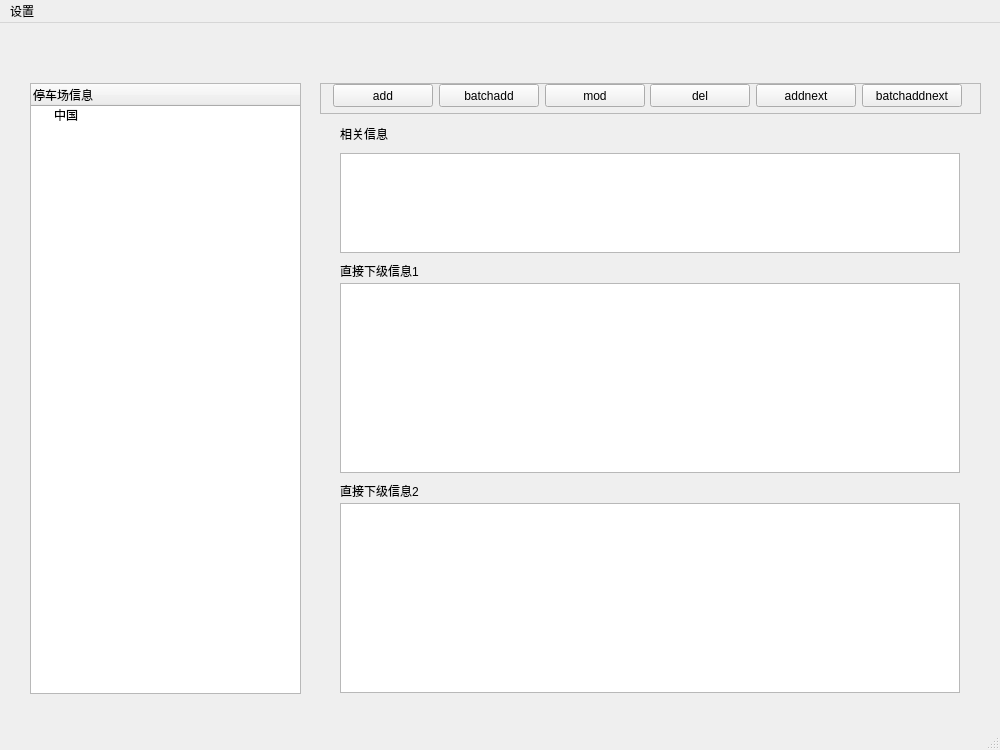
<?xml version="1.0" encoding="UTF-8"?>
<ui version="4.0">
 <class>MainWindow</class>
 <widget class="QMainWindow" name="MainWindow">
  <property name="geometry">
   <rect>
    <x>0</x>
    <y>0</y>
    <width>1000</width>
    <height>750</height>
   </rect>
  </property>
  <property name="minimumSize">
   <size>
    <width>1000</width>
    <height>750</height>
   </size>
  </property>
  <property name="maximumSize">
   <size>
    <width>1000</width>
    <height>750</height>
   </size>
  </property>
  <property name="windowTitle">
   <string>停车场查询系统</string>
  </property>
  <widget class="QWidget" name="centralWidget">
   <widget class="QTreeWidget" name="treeWidget">
    <property name="geometry">
     <rect>
      <x>30</x>
      <y>60</y>
      <width>271</width>
      <height>611</height>
     </rect>
    </property>
    <property name="contextMenuPolicy">
     <enum>Qt::CustomContextMenu</enum>
    </property>
    <column>
     <property name="text">
      <string>停车场信息</string>
     </property>
    </column>
    <item>
     <property name="text">
      <string>中国</string>
     </property>
    </item>
   </widget>
   <widget class="QLabel" name="lblWelcome">
    <property name="geometry">
     <rect>
      <x>10</x>
      <y>10</y>
      <width>371</width>
      <height>16</height>
     </rect>
    </property>
    <property name="text">
     <string/>
    </property>
   </widget>
   <widget class="QLabel" name="lblTime">
    <property name="geometry">
     <rect>
      <x>760</x>
      <y>20</y>
      <width>231</width>
      <height>20</height>
     </rect>
    </property>
    <property name="text">
     <string/>
    </property>
   </widget>
   <widget class="QFrame" name="frame">
    <property name="geometry">
     <rect>
      <x>320</x>
      <y>60</y>
      <width>661</width>
      <height>31</height>
     </rect>
    </property>
    <property name="frameShape">
     <enum>QFrame::StyledPanel</enum>
    </property>
    <property name="frameShadow">
     <enum>QFrame::Raised</enum>
    </property>
    <widget class="QPushButton" name="ptnMod">
     <property name="geometry">
      <rect>
       <x>225</x>
       <y>1</y>
       <width>100</width>
       <height>23</height>
      </rect>
     </property>
     <property name="text">
      <string>mod</string>
     </property>
    </widget>
    <widget class="QPushButton" name="ptnDel">
     <property name="geometry">
      <rect>
       <x>330</x>
       <y>1</y>
       <width>100</width>
       <height>23</height>
      </rect>
     </property>
     <property name="text">
      <string>del</string>
     </property>
    </widget>
    <widget class="QPushButton" name="ptnAdd">
     <property name="geometry">
      <rect>
       <x>13</x>
       <y>1</y>
       <width>100</width>
       <height>23</height>
      </rect>
     </property>
     <property name="text">
      <string>add</string>
     </property>
    </widget>
    <widget class="QPushButton" name="ptnAddNext">
     <property name="geometry">
      <rect>
       <x>436</x>
       <y>1</y>
       <width>100</width>
       <height>23</height>
      </rect>
     </property>
     <property name="text">
      <string>addnext</string>
     </property>
    </widget>
    <widget class="QPushButton" name="ptnBatchAdd">
     <property name="geometry">
      <rect>
       <x>119</x>
       <y>1</y>
       <width>100</width>
       <height>23</height>
      </rect>
     </property>
     <property name="text">
      <string>batchadd</string>
     </property>
    </widget>
    <widget class="QPushButton" name="ptnBatchAddNext">
     <property name="geometry">
      <rect>
       <x>542</x>
       <y>1</y>
       <width>100</width>
       <height>23</height>
      </rect>
     </property>
     <property name="text">
      <string>batchaddnext</string>
     </property>
    </widget>
   </widget>
   <widget class="QTableWidget" name="selfTabWidget">
    <property name="geometry">
     <rect>
      <x>340</x>
      <y>130</y>
      <width>620</width>
      <height>100</height>
     </rect>
    </property>
   </widget>
   <widget class="QTableWidget" name="childrenTabWidget">
    <property name="geometry">
     <rect>
      <x>340</x>
      <y>260</y>
      <width>620</width>
      <height>190</height>
     </rect>
    </property>
   </widget>
   <widget class="QTableWidget" name="childrenTabWidget_2">
    <property name="geometry">
     <rect>
      <x>340</x>
      <y>480</y>
      <width>620</width>
      <height>190</height>
     </rect>
    </property>
   </widget>
   <widget class="QLabel" name="lblChild1">
    <property name="geometry">
     <rect>
      <x>340</x>
      <y>240</y>
      <width>241</width>
      <height>16</height>
     </rect>
    </property>
    <property name="text">
     <string>直接下级信息1</string>
    </property>
   </widget>
   <widget class="QLabel" name="lblSelf">
    <property name="geometry">
     <rect>
      <x>340</x>
      <y>100</y>
      <width>101</width>
      <height>21</height>
     </rect>
    </property>
    <property name="text">
     <string>相关信息</string>
    </property>
   </widget>
   <widget class="QLabel" name="lblChild2">
    <property name="geometry">
     <rect>
      <x>340</x>
      <y>460</y>
      <width>241</width>
      <height>16</height>
     </rect>
    </property>
    <property name="text">
     <string>直接下级信息2</string>
    </property>
   </widget>
  </widget>
  <widget class="QMenuBar" name="menuBar">
   <property name="geometry">
    <rect>
     <x>0</x>
     <y>0</y>
     <width>1000</width>
     <height>19</height>
    </rect>
   </property>
   <widget class="QMenu" name="menu">
    <property name="title">
     <string>设置</string>
    </property>
    <addaction name="separator"/>
    <addaction name="actionChange"/>
    <addaction name="actionExit"/>
   </widget>
   <addaction name="menu"/>
  </widget>
  <widget class="QStatusBar" name="statusBar"/>
  <action name="actionExit">
   <property name="text">
    <string>退出系统</string>
   </property>
  </action>
  <action name="actionChange">
   <property name="text">
    <string>切换用户</string>
   </property>
  </action>
 </widget>
 <layoutdefault spacing="6" margin="11"/>
 <resources/>
 <connections/>
</ui>
